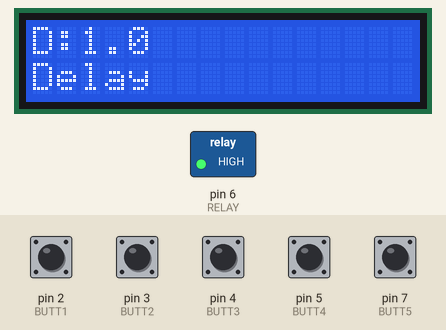
Recording of a program running on a simulated Arduino Nano, built with avr-gcc and run on an emulated ATmega328P. On the bench: 16×2 character LCD, switched loads named in the program (green lamp = pin HIGH). Dashed ring = blinking. Inputs (shaded band) come from the test bench; at power-on: pin 2 (BUTT1), pin 3 (BUTT2), pin 4 (BUTT3), pin 5 (BUTT4), pin 7 (BUTT5) LOW. What the program prints to the serial monitor is not drawn.

Above: at 2.2 s.
2.3 s: pin 5 (BUTT4) pulled HIGH for 0.15 s
At 2.77 s:
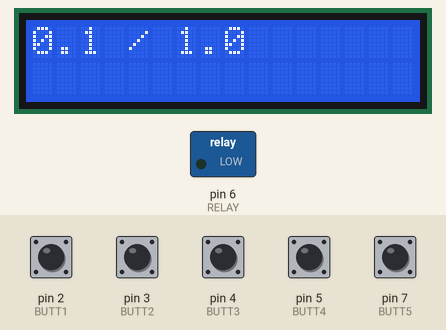
3.0 s: pin 4 (BUTT3) pulled HIGH for 0.15 s
At 3.57 s:
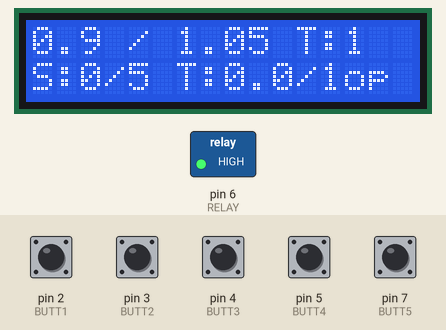
3.7 s: pin 4 (BUTT3) pulled HIGH for 1 s
At 5.18 s:
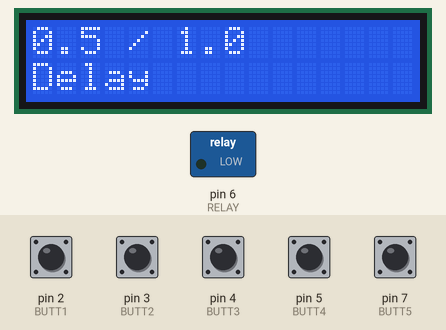
5.3 s: pin 2 (BUTT1) pulled HIGH for 1 s
At 7.2 s:
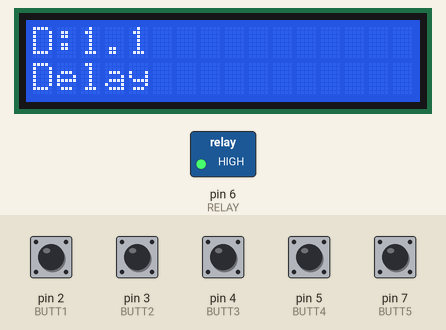
7.8 s: pin 4 (BUTT3) pulled HIGH for 0.15 s
At 8.7 s:
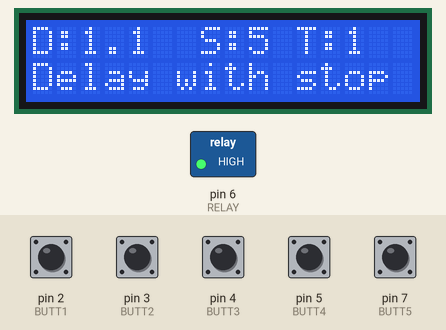
9.5 s: pin 5 (BUTT4) pulled HIGH for 1 s
At 10.83 s:
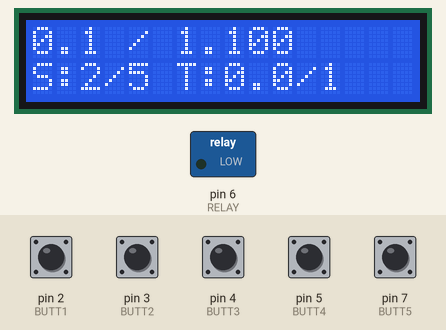
Timing chart, 0 to 12.1 s (numbered marks = the images above; inputs shaded):
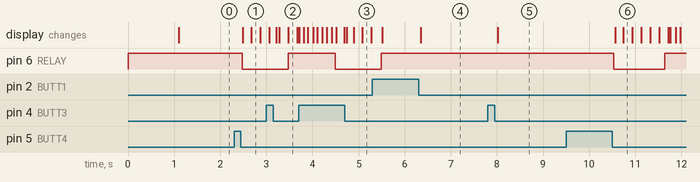

The program:

main.cpp
```cpp
#include <Arduino.h>
#include <Wire.h>
#include <LiquidCrystal_I2C.h>
#include "ButtonHandler.h"

#define BUTT1 2 // plus button
#define BUTT2 3 // minus button
#define BUTT3 4 // menu button
#define BUTT4 5 // start button
#define RELAY 6 // relay pin
#define BUTT5 7 // select button

#define STATE_MENU 0 //main menu
#define STATE_STARTING 1 // starting RELAY action
#define STATE_RUNNING 2 // running RELAY
#define STATE_TIMER_REPEAT 3 //main menu

#define MENU_DELAY 0
#define MENU_DELAY_WITH_STOP 1
#define MENU_MIN MENU_DELAY
#define MENU_MAX MENU_DELAY_WITH_STOP

#define TIME_STEP_MS 100 // time step value
#define STOP_DELAY_MS 1000 // stop delay

// submenu for MENU_DELAY_WITH_STOP menu
#define STOP_DELAY_DELAY_ITEM 0
#define STOP_DELAY_STOPS_ITEM 1
#define STOP_DELAY_STOP_DELAY_ITEM 2
#define STOP_DELAY_MIN STOP_DELAY_DELAY_ITEM
#define STOP_DELAY_MAX STOP_DELAY_STOP_DELAY_ITEM

// timers for relay
unsigned long delayTime = 1000;
unsigned long prevMils = 0;
// load screen timers
unsigned long screenDelayTime = 195;
unsigned long screenPrevMils = 0;
//delay with stop menu variables
byte stops = 5; // amount of stops per cycle
unsigned long stopDelay = 1000; // stop delay time
unsigned long stopDelayPrev = 0;

// current states
int CURRENT_STATE = STATE_MENU;
int CURRENT_MENU = MENU_DELAY;
int CURRENT_STOP_DELAY_ITEM = STOP_DELAY_DELAY_ITEM;
int CURRENT_STOP = 0;

LiquidCrystal_I2C lcd(0x27,16,2);

void displayDelayScreen(){
    lcd.clear();
    lcd.setCursor(0, 0);
    lcd.print("D:");
    lcd.print(delayTime / 1000);
    lcd.print(".");
    lcd.print((delayTime % 1000) / 100);
    lcd.setCursor(0, 1);
    lcd.print("Delay");
}

void displayDelayWithStopScreen(){
    lcd.clear();
    lcd.setCursor(0, 0);
    lcd.print("D:");
    lcd.print(delayTime / 1000);
    lcd.print(".");
    lcd.print((delayTime % 1000) / 100);

    lcd.setCursor(7, 0);
    lcd.print("S:");
    lcd.print(stops);
    lcd.print(" T:");
    lcd.print(stopDelay / 1000);

    lcd.setCursor(0, 1);
    lcd.print("Delay with stop");
}

void displayDelayRunningScreen(unsigned long now){
  Serial.print((now - prevMils) / 1000);
  Serial.print(".");
  Serial.print(((now - prevMils) % 1000) / 100);

  Serial.print(" / ");
  Serial.print(delayTime / 1000);
  Serial.print(".");
  Serial.println(delayTime % 1000);

  lcd.setCursor(0, 0);
  lcd.print((now - prevMils) / 1000);
  lcd.print(".");
  lcd.print(((now - prevMils) % 1000) / 100);

  lcd.print(" / ");
  lcd.print(delayTime / 1000);
  lcd.print(".");
  lcd.print(delayTime % 1000);
}

void displayDelayWithStopRunningScreen(unsigned long now){
  lcd.setCursor(0, 0);
  if (CURRENT_STATE == STATE_RUNNING) {
    lcd.print((now - prevMils) / 1000);
    lcd.print(".");
    lcd.print(((now - prevMils) % 1000) / 100);
  } else {
    lcd.print(0);
    lcd.print(".");
    lcd.print(0);
  }

  lcd.print(" / ");
  lcd.print(delayTime / 1000);
  lcd.print(".");
  lcd.print(delayTime % 1000);

  lcd.setCursor(0, 1);
  lcd.print("S:");
  lcd.print(CURRENT_STOP);
  lcd.print("/");
  lcd.print(stops);
  lcd.print(" T:");

  if (CURRENT_STATE == STATE_TIMER_REPEAT ) {
    lcd.print((now - stopDelayPrev) / 1000);
    lcd.print(".");
    lcd.print(((now - stopDelayPrev) % 1000) / 100);
  } else {
    lcd.print(0);
    lcd.print(".");
    lcd.print(0);
  }
  lcd.print("/");
  lcd.print(stopDelay / 1000);
}

void buttonOneOn(){
  Serial.println("button 1 pressed");
  if (CURRENT_STATE == STATE_MENU) {

    if (CURRENT_MENU == MENU_DELAY) {
      delayTime += TIME_STEP_MS;

      displayDelayScreen();
      Serial.println(delayTime);
    } else
    if (CURRENT_MENU == MENU_DELAY_WITH_STOP) {
      switch (CURRENT_STOP_DELAY_ITEM)
      {
      case STOP_DELAY_DELAY_ITEM:
        delayTime += TIME_STEP_MS;
        displayDelayWithStopScreen();
        break;
      case STOP_DELAY_STOPS_ITEM:
        if (stops > 9) {
          Serial.println("Max stops");
        } else {
          stops += 1;
        }
        displayDelayWithStopScreen();
        break;

      case STOP_DELAY_STOP_DELAY_ITEM:
        stopDelay += STOP_DELAY_MS;
        displayDelayWithStopScreen();
        break;
      default:
        break;
      }
    }
  }
}

void buttonTwoOn(){
  Serial.println("button 2 pressed");
  if (CURRENT_STATE == STATE_MENU) {
    if (CURRENT_MENU == MENU_DELAY) {
      if ((delayTime - TIME_STEP_MS) <= 0) {
        Serial.println("Cannot set negative time");
        return;
      }

      delayTime -= TIME_STEP_MS;

      displayDelayScreen();
      Serial.println(delayTime);
    } else
    if (CURRENT_MENU == MENU_DELAY_WITH_STOP) {
      switch (CURRENT_STOP_DELAY_ITEM)
      {
      case STOP_DELAY_DELAY_ITEM:
        if ((delayTime - TIME_STEP_MS) <= 0) {
          Serial.println("Cannot set negative time");
          return;
        }
        delayTime -= TIME_STEP_MS;
        displayDelayWithStopScreen();
        break;
      case STOP_DELAY_STOPS_ITEM:
        if (stops <= 1) {
          Serial.println("Min stops");
          return;
        }
        stops -= 1;
        displayDelayWithStopScreen();
        break;

      case STOP_DELAY_STOP_DELAY_ITEM:
        if ((stopDelay - STOP_DELAY_MS) <= 0) {
          Serial.println("Cannot set negative stop time");
          return;
        }
        stopDelay -= STOP_DELAY_MS;
        displayDelayWithStopScreen();
        break;
      default:
        break;
      }
    }

  }
}

void initMenu(int menuIndex){
  lcd.clear();
  switch (menuIndex)
  {
  case 0:
    displayDelayScreen();
    break;
  case 1:
    displayDelayWithStopScreen();
    break;
  default:
    break;
  }
}

void nextMenu(){
  int nextMenu = CURRENT_MENU + 1;

  if(nextMenu > MENU_MAX){
    CURRENT_MENU = MENU_MIN;
  } else {
    CURRENT_MENU++;
  }

  initMenu(CURRENT_MENU);
}

void nextSubmenu(){
  int nextSubmenu = CURRENT_STOP_DELAY_ITEM + 1;

  if (nextSubmenu > STOP_DELAY_MAX) {
    CURRENT_STOP_DELAY_ITEM = STOP_DELAY_MIN;
  } else {
    CURRENT_STOP_DELAY_ITEM++;
  }
}

void buttonThreeOn(){
  Serial.println("button 3 pressed");
  nextMenu();
}

void buttonFourOn(){
  Serial.println("button 4 pressed");
  Serial.println(delayTime);
  if (CURRENT_STATE == STATE_MENU) {
    CURRENT_STATE = STATE_STARTING;
  }

  if (CURRENT_STATE == STATE_RUNNING) {
    // imidiate stop
    Serial.println("stop relay action");
    digitalWrite(RELAY, HIGH);
    CURRENT_STATE = STATE_MENU;
    initMenu(CURRENT_MENU);
  }
}

void buttonSelectOn(){
  if (CURRENT_MENU == MENU_DELAY_WITH_STOP) {
    nextSubmenu();
  }
}


void noActionHandler()
{ /** no action **/
}

ButtonHandler butth1(BUTT1, 20, &buttonOneOn, &noActionHandler);
ButtonHandler butth2(BUTT2, 20, &buttonTwoOn, &noActionHandler);
ButtonHandler butth3(BUTT3, 20, &buttonThreeOn, &noActionHandler);
ButtonHandler butth4(BUTT4, 20, &buttonFourOn, &noActionHandler);
ButtonHandler butth5(BUTT5, 20, &buttonSelectOn, &noActionHandler);

void relayActionUpdate(unsigned long now) {
  if (delayTime <= 0) {
    return;
  }

  if (CURRENT_STATE == STATE_STARTING && now - prevMils >= delayTime) {

    if (CURRENT_MENU == MENU_DELAY) {
      Serial.println("Starting relay action");
      CURRENT_STATE = STATE_RUNNING;
      digitalWrite(RELAY, LOW);
      prevMils = now;
      lcd.clear();
    } else if (CURRENT_MENU == MENU_DELAY_WITH_STOP) {
      if (CURRENT_STOP < stops) {
          CURRENT_STOP++;
          CURRENT_STATE = STATE_RUNNING;
          digitalWrite(RELAY, LOW);
          prevMils = now;
          lcd.clear();
      }
    }
  }

  if (CURRENT_STATE == STATE_RUNNING && now - prevMils >= delayTime) {
    // delay task
    if (CURRENT_MENU == MENU_DELAY) {
      CURRENT_STATE = STATE_MENU;
      digitalWrite(RELAY, HIGH);
      prevMils = now;
      lcd.clear();
      initMenu(CURRENT_MENU);
    } else
    if (CURRENT_MENU == MENU_DELAY_WITH_STOP) {
    // delay with stops task
      if (CURRENT_STOP < stops) {
        CURRENT_STATE = STATE_TIMER_REPEAT;
        digitalWrite(RELAY, HIGH);
        prevMils = now;
        stopDelayPrev = millis();
      } else {
        CURRENT_STATE = STATE_MENU;
        CURRENT_STOP = 0;
        digitalWrite(RELAY, HIGH);
        prevMils = now;
        lcd.clear();
        initMenu(CURRENT_MENU);
      }
    }
  }

  if (CURRENT_MENU == MENU_DELAY_WITH_STOP && CURRENT_STATE == STATE_TIMER_REPEAT && now - stopDelayPrev >= stopDelay) {
      // waiting for stopDelay timer completion
      stopDelayPrev = now;
      CURRENT_STATE = STATE_STARTING;
  }

  // handle running screen
  if (CURRENT_STATE == STATE_RUNNING && now - screenPrevMils > screenDelayTime) {
    Serial.println("Handle relay screen");
    if ( CURRENT_MENU == MENU_DELAY) {
      displayDelayRunningScreen(now);
    } else if (CURRENT_MENU == MENU_DELAY_WITH_STOP) {
      displayDelayWithStopRunningScreen(now);
    }

    screenPrevMils = now;
  }

  if (CURRENT_STATE == STATE_TIMER_REPEAT && CURRENT_MENU == MENU_DELAY_WITH_STOP && now - screenPrevMils > screenDelayTime) {
    displayDelayWithStopRunningScreen(now);
  }
}

void setup() {
  pinMode(BUTT1, INPUT);
  pinMode(BUTT2, INPUT);
  pinMode(BUTT3, INPUT);
  pinMode(BUTT4, INPUT);
  pinMode(BUTT5, INPUT);
  pinMode(RELAY, OUTPUT);

  digitalWrite(RELAY, HIGH);

  Serial.begin(115200);

  lcd.init();
  lcd.backlight();
  lcd.print("Time relay");
  lcd.setCursor(0, 1);
  lcd.print("LCD 1602");

  delay(1000);
  lcd.clear();
  displayDelayScreen();
}

void loop() {
  unsigned long currentMillis = millis();

  butth1.Update(currentMillis);
  butth2.Update(currentMillis);
  butth3.Update(currentMillis);
  butth4.Update(currentMillis);
  butth5.Update(currentMillis);
  relayActionUpdate(currentMillis);
}
```

ButtonHandler.cpp
```cpp
#include <Arduino.h>
#include "ButtonHandler.h"

using namespace std;

ButtonHandler::ButtonHandler(int pin, int delay, void (*OnActionCallBack)(), void (*OffActionCallBack)()){
    buttonPin = pin;
    delayVal = delay;

    OnAction = OnActionCallBack;
    OffAction = OffActionCallBack;
}

void ButtonHandler::Update(unsigned long currentMills){
    if ( ( currentMills - lastUpdateTime ) > delayVal ){
        lastUpdateTime = currentMills;

        int reading = digitalRead(buttonPin);

        if (reading != prevButtonState){
            lastDebounceTime = millis();
        }

        if ( (millis() - lastDebounceTime ) > debounceDelayVal ) {
            if (reading != buttonState) {
                buttonState = reading;

                if (buttonState == LOW){
                    OnAction();
                }

                if (buttonState == HIGH){
                    OffAction();
                }
            }
        }

        prevButtonState = reading;
    }
}
```

ButtonHandler.h
```cpp
#ifndef BUTTON_HANDLER_H
#define BUTTON_HANDLER_H

#include <Arduino.h>

class ButtonHandler{

public:
    int buttonPin;
    unsigned int delayVal = 30;

    int prevButtonState = HIGH;
    int buttonState;
    unsigned long lastUpdateTime;
    unsigned long prevTime;

    unsigned long lastDebounceTime;
    unsigned long prevDebounceTime;
    unsigned int debounceDelayVal = 10;

    void (*OnAction)();
    void (*OffAction)();

    ButtonHandler(int pin, int delay, void (*OnActionCallBack)(), void (*OffActionCallBack)());

    void Update(unsigned long currentMills);
};


#endif
```

Measured:
- after the input at 2.3 s, pin 6 (RELAY): HIGH → LOW after 0.18 s; the display: first changes after 0.19 s (image 1 shows a later state)
- after the input at 3.0 s, the display: first differs from a run without the input after 0.21 s (image 2 shows a later state)
- after the input at 3.7 s, the display: first differs from a run without the input after 1.0 s (image 3 shows a later state)
- after the input at 5.3 s, the display: first differs from a run without the input after 1.0 s (image 4)
- after the input at 7.8 s, the display: changes after 0.22 s (image 5)
- after the input at 9.5 s, pin 6 (RELAY): HIGH → LOW after 1.0 s, → HIGH 1.1 s later; the display: first changes after 1.1 s (image 6 shows a later state)
